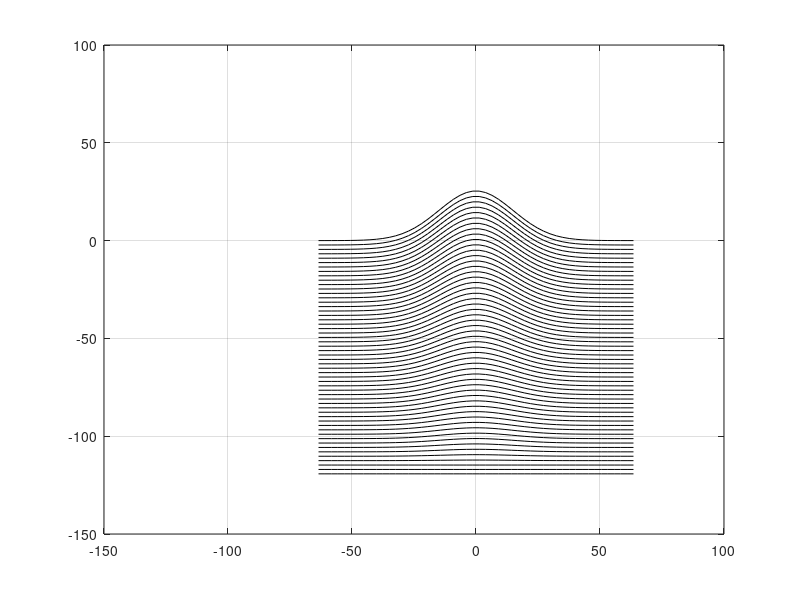

Here is the MATLAB script that generated this plot:
function AdaptiveBeadHeight
	part_length = 5 * 25.4; % in -> mm
	part_height = 1 * 25.4; % in -> mm
	[x,y,z] = GenerateGauss(part_height,part_length);
	% [x,y,z] = GeneratePringle(6,2);

	normal_vector = [0,0,1];
	min_layer_height = 2.25;
	max_layer_height = 2.75;

	a = axes;
	PlotGauss(x,y,z,a);
	hold on;

	x2 = x;
	y2 = y;
	z2 = z;

	is_flat = false;
	i = 1;
	while(~is_flat)
		[x2,y2,z2,is_flat] = GenerateNextLayer(x2,y2,z2,normal_vector,min_layer_height,max_layer_height);
		PlotGauss(x2,y2,z2,a);
		i = i + 1;
	end%while

	n_layers_to_add = 2;
	for j = 1:n_layers_to_add
		[x2,y2,z2,is_flat] = GenerateNextLayer(x2,y2,z2,normal_vector,min_layer_height,max_layer_height);
		PlotGauss(x2,y2,z2,a);
		i = i + 1;
	end%for i

	fprintf('Number of layers: %i\n',i);

	hold off;
	grid on;
	SquareAxes3(a);
end%func AdaptiveBeadHeight

% Generators
function [x,y,z] = GeneratePringle(radius,z_offset)
	points = linspace(0,2*pi,100);
	x = radius .* sin(points);
	y = radius .* cos(points);
	z = z_offset .* sin(2 .* points);
end%func GeneratePringle

function [x,y,z] = GenerateGauss(height,wall_length)
	n_points = 50;
	l = wall_length / 2;
	x = linspace(-1*l,l,n_points);
	y = zeros(1,n_points);
	z = -1 .* height .* exp(-1 .* ((x ./ (l / 3)) .^ 2));
end%func GenerateGauss

function [x,y,z,is_flat] = GenerateNextLayer(prev_x,prev_y,prev_z,normal_vector,min_layer_height,max_layer_height)
	n_points = length(prev_x);

	% Preallocate
	x = zeros(1,n_points);
	y = x;
	z = x;

	[layer_min,layer_max] = GetLayerExtrema(prev_x,prev_y,prev_z);
	layer_range = layer_max - layer_min;
	
	layer_height_range = max_layer_height - min_layer_height;

	if(layer_height_range < layer_range)
		for i = 1:n_points
			x(i) = prev_x(i);
			y(i) = prev_y(i);

			height_ratio = 1 - ((prev_z(i) - layer_min) / (layer_range));
			z_shift = min_layer_height + (layer_height_range * height_ratio);
			z(i) = prev_z(i) + z_shift;
		end%for i

		is_flat = false;
	else
		x = prev_x;
		y = prev_y;
		z = (ones(1,n_points) .* max(prev_z)) + min_layer_height;
		is_flat = true;
	end%if
end%func GenerateNextLayer

% Analysis
function [min_height,max_height] = GetLayerExtrema(x,y,z)
	min_height = min(z);
	max_height = max(z);
end%func GetLayerExtrema

% Plotting
function PlotPringle(x,y,z,axes_handle)
	plot3(x,y,z,'k','parent',axes_handle);
end%func PlotPringle

function PlotGauss(x,y,z,axes_handle)
	plot(x,-1.*z,'k','parent',axes_handle);
end%func PlotPringle

function SquareAxes3(axes_handle)
	lim = [xlim(axes_handle),ylim(axes_handle),zlim(axes_handle)];
	axis_range = [min(lim),max(lim)];
	xlim(axes_handle,axis_range);
	ylim(axes_handle,axis_range);
	zlim(axes_handle,axis_range);
end%func SquareAxes3